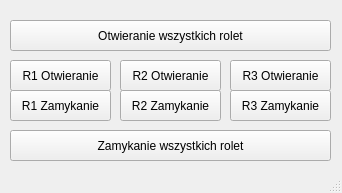
<?xml version="1.0" encoding="UTF-8"?>
<ui version="4.0">
 <class>MainWindow</class>
 <widget class="QMainWindow" name="MainWindow">
  <property name="geometry">
   <rect>
    <x>0</x>
    <y>0</y>
    <width>342</width>
    <height>193</height>
   </rect>
  </property>
  <property name="windowTitle">
   <string>Roleta v3.03</string>
  </property>
  <widget class="QWidget" name="centralWidget">
   <widget class="QPushButton" name="pushButton">
    <property name="geometry">
     <rect>
      <x>10</x>
      <y>60</y>
      <width>101</width>
      <height>31</height>
     </rect>
    </property>
    <property name="text">
     <string>R1 Otwieranie</string>
    </property>
   </widget>
   <widget class="QPushButton" name="pushButton_2">
    <property name="geometry">
     <rect>
      <x>10</x>
      <y>90</y>
      <width>101</width>
      <height>31</height>
     </rect>
    </property>
    <property name="text">
     <string>R1 Zamykanie</string>
    </property>
   </widget>
   <widget class="QPushButton" name="pushButton_3">
    <property name="geometry">
     <rect>
      <x>120</x>
      <y>60</y>
      <width>101</width>
      <height>31</height>
     </rect>
    </property>
    <property name="text">
     <string>R2 Otwieranie</string>
    </property>
   </widget>
   <widget class="QPushButton" name="pushButton_4">
    <property name="geometry">
     <rect>
      <x>120</x>
      <y>90</y>
      <width>101</width>
      <height>31</height>
     </rect>
    </property>
    <property name="text">
     <string>R2 Zamykanie</string>
    </property>
   </widget>
   <widget class="QPushButton" name="pushButton_5">
    <property name="geometry">
     <rect>
      <x>230</x>
      <y>60</y>
      <width>101</width>
      <height>31</height>
     </rect>
    </property>
    <property name="text">
     <string>R3 Otwieranie</string>
    </property>
   </widget>
   <widget class="QPushButton" name="pushButton_6">
    <property name="geometry">
     <rect>
      <x>230</x>
      <y>90</y>
      <width>101</width>
      <height>31</height>
     </rect>
    </property>
    <property name="text">
     <string>R3 Zamykanie</string>
    </property>
   </widget>
   <widget class="QPushButton" name="pushButton_7">
    <property name="geometry">
     <rect>
      <x>10</x>
      <y>20</y>
      <width>321</width>
      <height>31</height>
     </rect>
    </property>
    <property name="text">
     <string>Otwieranie wszystkich rolet</string>
    </property>
   </widget>
   <widget class="QPushButton" name="pushButton_8">
    <property name="geometry">
     <rect>
      <x>10</x>
      <y>130</y>
      <width>321</width>
      <height>31</height>
     </rect>
    </property>
    <property name="text">
     <string>Zamykanie wszystkich rolet</string>
    </property>
   </widget>
  </widget>
  <widget class="QMenuBar" name="menuBar">
   <property name="geometry">
    <rect>
     <x>0</x>
     <y>0</y>
     <width>342</width>
     <height>21</height>
    </rect>
   </property>
  </widget>
  <widget class="QStatusBar" name="statusBar"/>
 </widget>
 <layoutdefault spacing="6" margin="11"/>
 <resources/>
 <connections/>
</ui>
